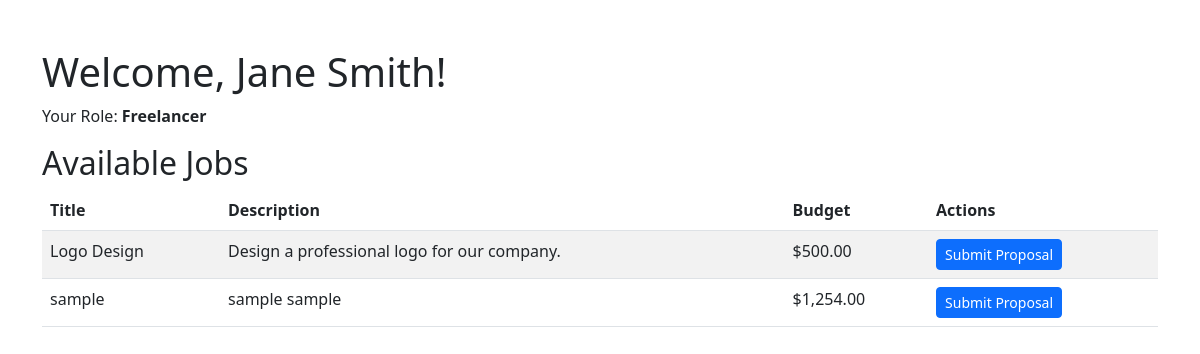
The app's page /dashboard.php (signed in) with its own data.
### tables this page shows
CREATE TABLE `jobs` (
  `id` int(11) NOT NULL,
  `client_id` int(11) NOT NULL,
  `title` varchar(255) NOT NULL,
  `description` text NOT NULL,
  `requirements` text DEFAULT NULL,
  `budget` decimal(10,2) NOT NULL,
  `status` enum('open','in_progress','completed') DEFAULT 'open',
  `created_at` timestamp NOT NULL DEFAULT current_timestamp()
);

### dashboard.php (the view, shortened to what this page needs)
<?php
require_once 'config.php';
$user_id = $_SESSION['user_id'];
$user_name = $_SESSION['user_name'];
$user_role = $_SESSION['user_role'];
?>
<!DOCTYPE html>
<html lang="en">
<head>
    <link href="https://cdn.jsdelivr.net/npm/bootstrap@5.3.0/dist/css/bootstrap.min.css" rel="stylesheet">
</head>
<body>
    <div class="container mt-5">
        <h1>Welcome, <?php echo htmlspecialchars($user_name); ?>!</h1>
        <p>Your Role: <strong><?php echo ucfirst($user_role); ?></strong></p>
        <?php if ($user_role == 'client'): ?>
            <h2>Your Job Postings</h2>
            <?php
            $stmt = $conn->prepare("SELECT * FROM jobs WHERE client_id = ?");
            $stmt->bind_param("i", $user_id);
            $stmt->execute();
            $result = $stmt->get_result();
            if ($result->num_rows > 0): ?>
                <table class="table table-striped">
                    <thead>
                        <tr>
                            <th>Title</th>
                            <th>Description</th>
                            <th>Status</th>
                            <th>Budget</th>
                            <th>Actions</th>
                        </tr>
                    </thead>
                    <tbody>
                        <?php while ($row = $result->fetch_assoc()): ?>
                            <tr>
                                <td><?php echo htmlspecialchars($row['title']); ?></td>
                                <td><?php echo htmlspecialchars($row['description']); ?></td>
                                <td><?php echo ucfirst($row['status']); ?></td>
                                <td>$<?php echo number_format($row['budget'], 2); ?></td>
                                <td>
                                    <a href="view_proposals.php?job_id=<?php echo $row['id']; ?>" class="btn btn-primary btn-sm">View Proposals</a>
                                </td>
                            </tr>
                        <?php endwhile; ?>
                    </tbody>
                </table>
            <?php else: ?>
                <p>No job postings found. <a href="job_posting.php" class="btn btn-primary">Post a Job</a></p>
            <?php endif;
            $stmt->close();
            ?>
        <?php elseif ($user_role == 'freelancer'): ?>
            <h2>Available Jobs</h2>
            <?php
            $stmt = $conn->prepare("SELECT * FROM jobs WHERE status = 'open'");
            $stmt->execute();
            $result = $stmt->get_result();
            if ($result->num_rows > 0): ?>
                <table class="table table-striped">
                    <thead>
                        <tr>
                            <th>Title</th>
                            <th>Description</th>
                            <th>Budget</th>
                            <th>Actions</th>
                        </tr>
                    </thead>
                    <tbody>
                        <?php while ($row = $result->fetch_assoc()): ?>
                            <tr>
                                <td><?php echo htmlspecialchars($row['title']); ?></td>
                                <td><?php echo htmlspecialchars($row['description']); ?></td>
                                <td>$<?php echo number_format($row['budget'], 2); ?></td>
                                <td>
                                    <a href="submit_proposal.php?job_id=<?php echo $row['id']; ?>" class="btn btn-primary btn-sm">Submit Proposal</a>
                                </td>
                            </tr>
                        <?php endwhile; ?>
                    </tbody>
                </table>
            <?php else: ?>
                <p>No jobs available at the moment.</p>
            <?php endif;
            ?>
        <?php endif; ?>
    </div>
</body>
</html>

### records on screen
jobs: title "Logo Design", description "Design a professional logo for our company.", budget "500.00"
jobs: title "sample", description "sample sample", budget "1,254.00"

### other values on screen
$user_name "Jane Smith"
$user_role "Freelancer"
